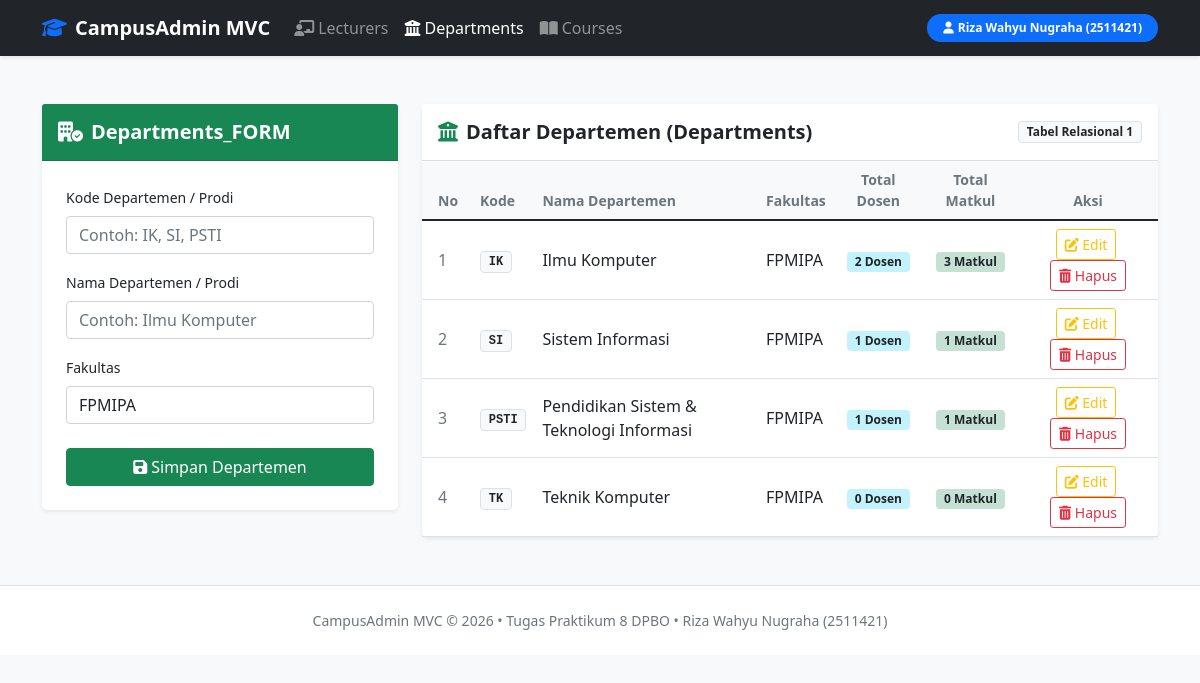
Page /Project/department.php on the committed database.
### tables this page shows
CREATE TABLE `departments` (
    `id` INT AUTO_INCREMENT PRIMARY KEY,
    `code` VARCHAR(20) NOT NULL UNIQUE,
    `name` VARCHAR(100) NOT NULL,
    `faculty` VARCHAR(100) NOT NULL,
    `created_at` TIMESTAMP DEFAULT CURRENT_TIMESTAMP
);

### Project/controllers/DepartmentController.php (called while the page is built, shortened)
<?php
include_once("models/Department.php");
include_once("views/DepartmentView.php");
class DepartmentController
{
    private $department;
    public function __construct()
    {
        $this->department = new Department(Config::$db_host, Config::$db_user, Config::$db_pass, Config::$db_name);
    }
    public function index()
    {
        $this->department->open();
        $this->department->getDepartment();
        $data = array(
            'department' => array()
        );
        while ($row = $this->department->getResult()) {
            array_push($data['department'], $row);
        }
        $view = new DepartmentView();
        $view->render($data);
    }
}
?>

### Project/models/DB.php (called while the page is built, shortened)
<?php
class DB
{
    public $db_host = "";
    public $db_user = "";
    public $db_pass = "";
    public $db_name = "";
    public $db_link = null;
    public function __construct($db_host, $db_user, $db_pass, $db_name)
    {
        $this->db_host = $db_host;
        $this->db_user = $db_user;
        $this->db_pass = $db_pass;
        $this->db_name = $db_name;
    }
    public function open()
    {
        $this->db_link = mysqli_connect($this->db_host, $this->db_user, $this->db_pass, $this->db_name);
    }
    public function execute($query)
    {
        $this->result = mysqli_query($this->db_link, $query);
        return $this->result;
    }
}
?>

### Project/models/Department.php (called while the page is built, shortened)
<?php
include_once("DB.php");
class Department extends DB
{
    public function getDepartment()
    {
        $query = "SELECT d.*,
                         (SELECT COUNT(*) FROM lecturers WHERE department_id = d.id) AS total_lecturers,
                         (SELECT COUNT(*) FROM courses WHERE department_id = d.id) AS total_courses
                  FROM departments d
                  ORDER BY d.id ASC";
        return $this->execute($query);
    }
}
?>

### Project/views/DepartmentView.php (the view, shortened to what this page needs)
<?php
class DepartmentView
{
    public function render($data, $dataDetail = null)
    {
        $no = 1;
        $dataDepartment = "";
        if (empty($data['department'])) {
            $dataDepartment = "<tr><td colspan='7' class='text-center py-4 text-muted'>Belum ada data departemen.</td></tr>";
        } else {
            foreach ($data['department'] as $val) {
                $id = $val['id'];
                $code = htmlspecialchars($val['code']);
                $name = htmlspecialchars($val['name']);
                $faculty = htmlspecialchars($val['faculty']);
                $total_lecturers = (int)($val['total_lecturers'] ?? 0);
                $total_courses = (int)($val['total_courses'] ?? 0);
                $dataDepartment .= "<tr>
                    <td class='ps-3 text-secondary'>{$no}</td>
                    <td><span class='badge bg-light text-dark border font-monospace'>{$code}</span></td>
                    <td class='fw-semibold text-dark'>{$name}</td>
                    <td>{$faculty}</td>
                    <td class='text-center'><span class='badge bg-info bg-opacity-25 text-dark'>{$total_lecturers} Dosen</span></td>
                    <td class='text-center'><span class='badge bg-success bg-opacity-25 text-dark'>{$total_courses} Matkul</span></td>
                    <td class='text-center'>
                        <a href='department.php?id_edit={$id}' class='btn btn-sm btn-outline-warning me-1' title='Edit Departemen'>
                            <i class='fa-solid fa-pen-to-square'></i> Edit
                        </a>
                        <a href='department.php?id_hapus={$id}' class='btn btn-sm btn-outline-danger' title='Hapus Departemen' onclick=\"return confirm('Yakin ingin menghapus departemen ini?')\">
                            <i class='fa-solid fa-trash-can'></i> Hapus
                        </a>
                    </td>
                </tr>";
                $no++;
            }
        }
    }
}
?>

### rows in the picture
departments: code "IK", name "Ilmu Komputer", faculty "FPMIPA", total_lecturers "2", total_courses "3"
departments: code "SI", name "Sistem Informasi", faculty "FPMIPA", total_lecturers "1", total_courses "1"
departments: code "PSTI", name "Pendidikan Sistem & Teknologi Informasi", faculty "FPMIPA", total_lecturers "1", total_courses "1"
departments: code "TK", name "Teknik Komputer", faculty "FPMIPA", total_lecturers "0", total_courses "0"
